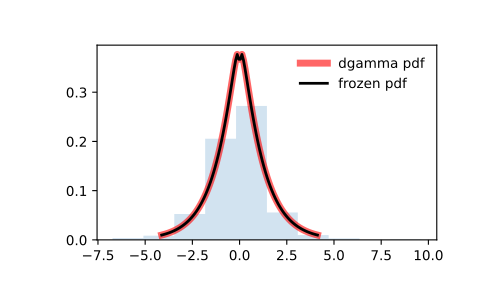

Generate this figure with Python:
from scipy.stats import dgamma
import matplotlib.pyplot as plt
fig, ax = plt.subplots(1, 1)

# Calculate the first four moments:

a = 1.1
mean, var, skew, kurt = dgamma.stats(a, moments='mvsk')

# Display the probability density function (``pdf``):

x = np.linspace(dgamma.ppf(0.01, a),
                dgamma.ppf(0.99, a), 100)
ax.plot(x, dgamma.pdf(x, a),
       'r-', lw=5, alpha=0.6, label='dgamma pdf')

# Alternatively, the distribution object can be called (as a function)
# to fix the shape, location and scale parameters. This returns a "frozen"
# RV object holding the given parameters fixed.

# Freeze the distribution and display the frozen ``pdf``:

rv = dgamma(a)
ax.plot(x, rv.pdf(x), 'k-', lw=2, label='frozen pdf')

# Check accuracy of ``cdf`` and ``ppf``:

vals = dgamma.ppf([0.001, 0.5, 0.999], a)
np.allclose([0.001, 0.5, 0.999], dgamma.cdf(vals, a))
# True

# Generate random numbers:

r = dgamma.rvs(a, size=1000)

# And compare the histogram:

ax.hist(r, density=True, histtype='stepfilled', alpha=0.2)
ax.legend(loc='best', frameon=False)
plt.show()
